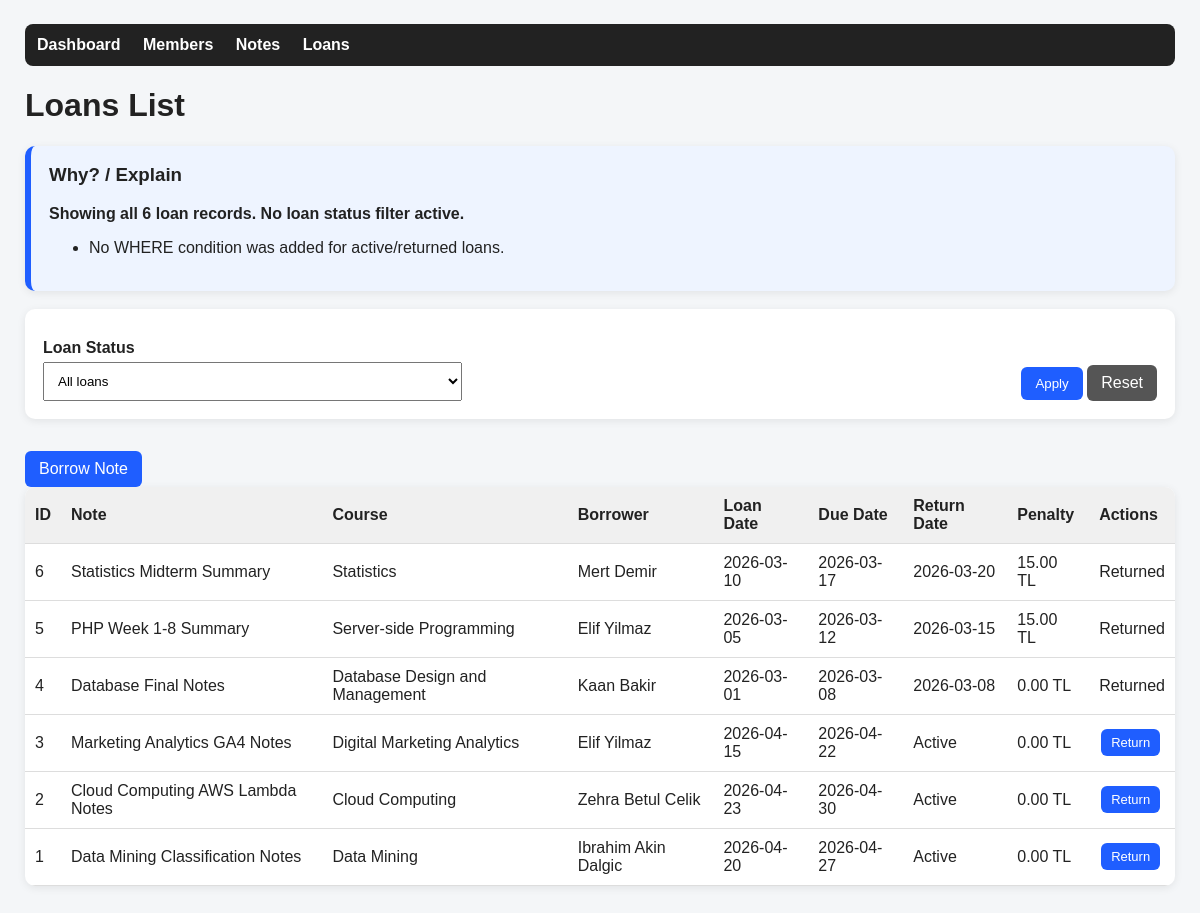
The app's page /loans/list.php with its own data.
### tables this page shows
CREATE TABLE loans (
    loan_id INT AUTO_INCREMENT PRIMARY KEY,
    note_id INT NOT NULL,
    borrower_id INT NOT NULL,
    loan_date DATE NOT NULL,
    due_date DATE NOT NULL,
    return_date DATE NULL,
    penalty_amount DECIMAL(8,2) NOT NULL DEFAULT 0.00,
    CONSTRAINT fk_loans_note
        FOREIGN KEY (note_id) REFERENCES notes(note_id)
        ON UPDATE CASCADE
        ON DELETE RESTRICT,
    CONSTRAINT fk_loans_borrower
        FOREIGN KEY (borrower_id) REFERENCES members(member_id)
        ON UPDATE CASCADE
        ON DELETE RESTRICT
);

CREATE TABLE notes (
    note_id INT AUTO_INCREMENT PRIMARY KEY,
    title VARCHAR(200) NOT NULL,
    course_name VARCHAR(150) NOT NULL,
    department VARCHAR(100) NOT NULL,
    owner_id INT NOT NULL,
    status ENUM('Available','Borrowed') NOT NULL DEFAULT 'Available',
    created_at DATETIME DEFAULT CURRENT_TIMESTAMP,
    CONSTRAINT fk_notes_owner
        FOREIGN KEY (owner_id) REFERENCES members(member_id)
        ON UPDATE CASCADE
        ON DELETE RESTRICT
);

CREATE TABLE members (
    member_id INT AUTO_INCREMENT PRIMARY KEY,
    name VARCHAR(100) NOT NULL,
    student_number VARCHAR(20) NOT NULL UNIQUE,
    department VARCHAR(100) NOT NULL,
    email VARCHAR(150) NOT NULL UNIQUE,
    created_at DATETIME DEFAULT CURRENT_TIMESTAMP
);

### loans/list.php (the view, shortened to what this page needs)
<?php
require_once __DIR__ . "/../config/db_connect.php";
require_once __DIR__ . "/../includes/functions.php";
render_header("Loans List");
$explain_items = [];
$sql = "SELECT l.loan_id, l.loan_date, l.due_date, l.return_date, l.penalty_amount,
               n.title AS note_title, n.course_name,
               b.name AS borrower_name
        FROM loans l
        INNER JOIN notes n ON l.note_id = n.note_id
        INNER JOIN members b ON l.borrower_id = b.member_id";
$sql .= " ORDER BY l.loan_id DESC";
$stmt = $conn->prepare($sql);
$stmt->execute();
$result = $stmt->get_result();
$row_count = $result->num_rows;
if (empty($explain_items)) {
    $explain_title = "Showing all " . $row_count . " loan records. No loan status filter active.";
    $explain_items[] = "No WHERE condition was added for active/returned loans.";
} else {
    $explain_title = "Showing " . $row_count . " loan record(s) with active filter.";
    $explain_items[] = "The same filter variable is used in the SQL condition and this explanation.";
}
render_explain($explain_title, $explain_items);
?>
<form method="get" class="filters">
    <div>
        <label>Loan Status</label>
        <select name="loan_status">
            <option value="">All loans</option>
        </select>
    </div>
    <div>
        <button type="submit">Apply</button>
        <a class="button secondary" href="list.php">Reset</a>
    </div>
</form>
<a class="button" href="borrow.php">Borrow Note</a>
<table>
    <thead>
        <tr>
            <th>ID</th>
            <th>Note</th>
            <th>Course</th>
            <th>Borrower</th>
            <th>Loan Date</th>
            <th>Due Date</th>
            <th>Return Date</th>
            <th>Penalty</th>
            <th>Actions</th>
        </tr>
    </thead>
    <tbody>
        <?php while ($row = $result->fetch_assoc()): ?>
            <tr>
                <td><?php echo e($row['loan_id']); ?></td>
                <td><?php echo e($row['note_title']); ?></td>
                <td><?php echo e($row['course_name']); ?></td>
                <td><?php echo e($row['borrower_name']); ?></td>
                <td><?php echo e($row['loan_date']); ?></td>
                <td><?php echo e($row['due_date']); ?></td>
                <td><?php echo $row['return_date'] ? e($row['return_date']) : 'Active'; ?></td>
                <td><?php echo e($row['penalty_amount']); ?> TL</td>
                <td class="actions">
                    <?php if (!$row['return_date']): ?>
                        <a class="button small" href="return.php?id=<?php echo e($row['loan_id']); ?>">Return</a>
                    <?php else: ?>
                        Returned
                    <?php endif; ?>
                </td>
            </tr>
        <?php endwhile; ?>
    </tbody>
</table>
<?php render_footer(); ?>

### includes/functions.php (shortened to what this page needs)
<?php
function e($value) {
    return htmlspecialchars((string)$value, ENT_QUOTES, 'UTF-8');
}
function render_header($title) {
?>
<!DOCTYPE html>
<html lang="en">
<head>
    <link rel="stylesheet" href="/cnls/assets/style.css">
</head>
<body>
<div class="container">
    <nav class="topnav">
        <a href="/cnls/index.php">Dashboard</a>
        <a href="/cnls/members/list.php">Members</a>
        <a href="/cnls/notes/list.php">Notes</a>
        <a href="/cnls/loans/list.php">Loans</a>
    </nav>
    <h1><?php echo e($title); ?></h1>
<?php
}
function render_footer() {
?>
</div>
</body>
</html>
<?php
}
function render_explain($title, $items) {
    echo '<div class="explain">';
    echo '<h3>Why? / Explain</h3>';
    echo '<strong>' . e($title) . '</strong>';
    if (!empty($items)) {
        echo '<ul>';
        foreach ($items as $item) {
            echo '<li>' . e($item) . '</li>';
        }
        echo '</ul>';
    }
    echo '</div>';
}
?>

### assets/style.css (style rules this page uses)
body { font-family: Arial, sans-serif; background: #f4f6f8; color: #222; margin: 0; }
.container { max-width: 1150px; margin: 0 auto; padding: 24px; }
.topnav { background: #222; padding: 12px; border-radius: 8px; margin-bottom: 20px; }
.topnav a { color: white; text-decoration: none; margin-right: 18px; font-weight: bold; }
.card, form, table, .explain { background: white; border-radius: 10px; padding: 18px; margin-bottom: 18px; box-shadow: 0 2px 8px rgba(0,0,0,0.08); }
label { display: block; margin-top: 12px; font-weight: bold; }
input, select { width: 100%; padding: 10px; margin-top: 5px; box-sizing: border-box; }
button, .button { display: inline-block; background: #1f5eff; color: white !important; padding: 9px 14px; border: none; border-radius: 6px; text-decoration: none; margin-top: 14px; cursor: pointer; }
.button.secondary { background: #555; }
.button.small { padding: 6px 10px; font-size: 13px; margin: 2px; }
.explain { border-left: 6px solid #1f5eff; background: #eef4ff; }
.explain h3 { margin-top: 0; }
table { width: 100%; border-collapse: collapse; overflow: hidden; }
th, td { border-bottom: 1px solid #ddd; padding: 10px; text-align: left; }
th { background: #f0f0f0; }
.filters { display: grid; grid-template-columns: 2fr 1.5fr 1fr auto; gap: 12px; align-items: end; }
.actions { white-space: nowrap; }

### records on screen
loans: loan_id "6", note.title "Statistics Midterm Summary", note.course_name "Statistics", borrower.name "Mert Demir", loan_date "2026-03-10", due_date "2026-03-17", return_date "2026-03-20", penalty_amount "15.00", shows "Returned"
loans: loan_id "5", note.title "PHP Week 1-8 Summary", note.course_name "Server-side Programming", borrower.name "Elif Yilmaz", loan_date "2026-03-05", due_date "2026-03-12", return_date "2026-03-15", penalty_amount "15.00", shows "Returned"
loans: loan_id "4", note.title "Database Final Notes", note.course_name "Database Design and Management", borrower.name "Kaan Bakir", loan_date "2026-03-01", due_date "2026-03-08", return_date "2026-03-08", penalty_amount "0.00", shows "Returned"
loans: loan_id "3", note.title "Marketing Analytics GA4 Notes", note.course_name "Digital Marketing Analytics", borrower.name "Elif Yilmaz", loan_date "2026-04-15", due_date "2026-04-22", shows "Active", penalty_amount "0.00"
loans: loan_id "2", note.title "Cloud Computing AWS Lambda Notes", note.course_name "Cloud Computing", borrower.name "Zehra Betul Celik", loan_date "2026-04-23", due_date "2026-04-30", shows "Active", penalty_amount "0.00"
loans: loan_id "1", note.title "Data Mining Classification Notes", note.course_name "Data Mining", borrower.name "Ibrahim Akin Dalgic", loan_date "2026-04-20", due_date "2026-04-27", shows "Active", penalty_amount "0.00"

### other values on screen
$title "Loans List"
$title "Showing all 6 loan records. No loan status filter active."
$item "No WHERE condition was added for active/returned loans."
